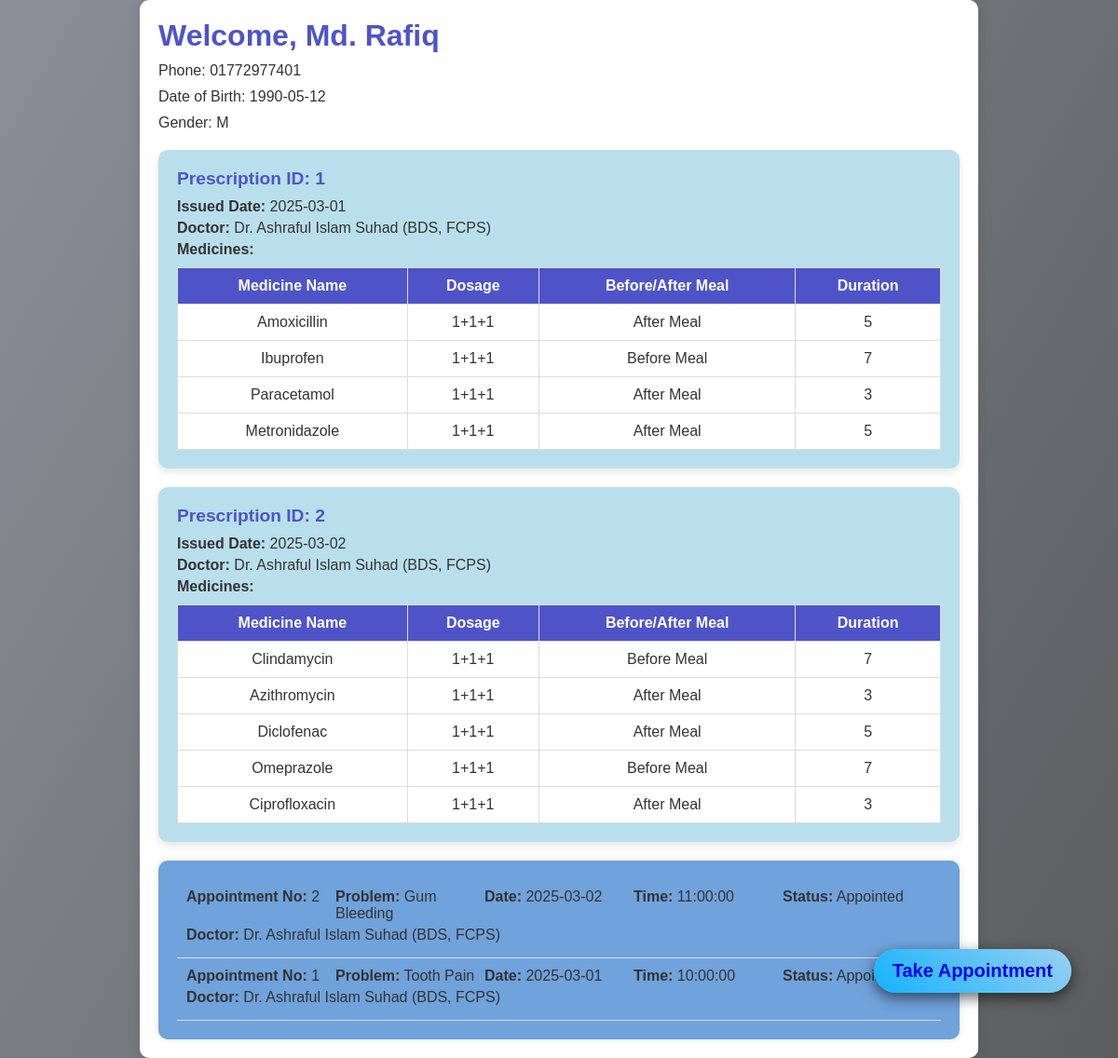
Page /patient/dash.php (signed in) on the committed database.
### tables this page shows
CREATE TABLE prescriptions (
    prescription_id INT PRIMARY KEY,
    cc VARCHAR(200) ,
    issued_date DATE NOT NULL,
    FOREIGN KEY (prescription_id) REFERENCES appointments(appointment_no) ON DELETE CASCADE
);

CREATE TABLE doctors (
    doctor_id INT AUTO_INCREMENT PRIMARY KEY,
    doctor_name VARCHAR(200) NOT NULL,
    doctor_email VARCHAR(200) NOT NULL UNIQUE,
    doctor_password VARCHAR(200) NOT NULL,
    mobile VARCHAR(15) NOT NULL,
    qualification VARCHAR(255) NOT NULL,
    registration_number VARCHAR(100) NOT NULL
);

CREATE TABLE prescribed_medicines (
    prescription_id INT,
    medicine_id INT,
    dosage VARCHAR(50), 
    before_after ENUM('Before Meal', 'After Meal') DEFAULT 'After Meal',
    duration VARCHAR(50),
    FOREIGN KEY (prescription_id) REFERENCES prescriptions(prescription_id) ON DELETE CASCADE,
    FOREIGN KEY (medicine_id) REFERENCES medicines(medicine_id) ON DELETE CASCADE
);

CREATE TABLE medicines (
    medicine_id INT AUTO_INCREMENT PRIMARY KEY,
    medicine_name VARCHAR(255) NOT NULL
);

CREATE TABLE appointments (
    appointment_no INT AUTO_INCREMENT PRIMARY KEY,
    patient_id INT NOT NULL,
    doctor_id INT NOT NULL,
    problem VARCHAR (200), 
    appointment_date DATE NOT NULL, 
    appointment_time TIME NOT NULL,
    status ENUM('Checkup', 'Appointed', 'Seen') DEFAULT 'Appointed',
    FOREIGN KEY (patient_id) REFERENCES patients(patient_id) ON DELETE CASCADE,
    FOREIGN KEY (doctor_id) REFERENCES doctors(doctor_id) ON DELETE CASCADE
);

### patient/dash.php (the view, shortened to what this page needs)
<!DOCTYPE html>
<html>
<head>
    <link rel="stylesheet" href="dash.css">
</head>
<body>
    <div class="dashboard-container">
        <?php
        include('../db_connect.php');
        if (isset($_SESSION['patient_id'])) {
            $patient_id = $_SESSION['patient_id'];
            echo "<h1>Welcome, " . $_SESSION['patient_name'] . "</h1>";
            echo "<p>Phone: " . $_SESSION['patient_phone'] . "</p>";
            echo "<p>Date of Birth: " . $_SESSION['patient_dob'] . "</p>";
            echo "<p>Gender: " . $_SESSION['patient_gender'] . "</p>";
            $prescription_ids_sql = "SELECT p.prescription_id, p.issued_date, d.doctor_name, d.qualification FROM prescriptions p JOIN appointments a ON p.prescription_id = a.appointment_no JOIN doctors d ON a.doctor_id = d.doctor_id WHERE a.patient_id = ?";
            $stmt = $conn->prepare($prescription_ids_sql);
            $stmt->bind_param("i", $patient_id);
            $stmt->execute();
            $prescriptions_result = $stmt->get_result();
            $all_prescriptions = [];
            while ($prescription = $prescriptions_result->fetch_assoc()) {
                $prescription_id = $prescription['prescription_id'];
                $medicines_sql = "SELECT m.medicine_name, pm.dosage, pm.before_after, pm.duration FROM prescribed_medicines pm JOIN medicines m ON pm.medicine_id = m.medicine_id WHERE pm.prescription_id = ?";
                $stmt_meds = $conn->prepare($medicines_sql);
                $stmt_meds->bind_param("i", $prescription_id);
                $stmt_meds->execute();
                $medicines_result = $stmt_meds->get_result();
                $medicines = [];
                while ($medicine = $medicines_result->fetch_assoc()) {
                    $medicines[] = $medicine;
                }
                $all_prescriptions[] = [
                    'prescription_id' => $prescription_id,
                    'issued_date' => $prescription['issued_date'],
                    'doctor_name' => $prescription['doctor_name'],
                    'qualification' => $prescription['qualification'],
                    'medicines' => $medicines
                ];
            }
            echo '<div class="prescription-info">';
            if (!empty($all_prescriptions)) {
                foreach ($all_prescriptions as $prescription) {
                    echo '<div class="prescription-card">';
                    echo '<h3>Prescription ID: ' . htmlspecialchars($prescription['prescription_id']) . '</h3>';
                    echo '<p><strong>Issued Date:</strong> ' . htmlspecialchars($prescription['issued_date']) . '</p>';
                    echo '<p><strong>Doctor:</strong> ' . htmlspecialchars($prescription['doctor_name']) . ' (' . htmlspecialchars($prescription['qualification']) . ')</p>';
                    echo '<h4>Medicines:</h4>';
                    if (!empty($prescription['medicines'])) {
                        echo '<table class="medicine-table"><thead><tr><th>Medicine Name</th><th>Dosage</th><th>Before/After Meal</th><th>Duration</th></tr></thead><tbody>';
                        foreach ($prescription['medicines'] as $medicine) {
                            echo '<tr><td>' . htmlspecialchars($medicine['medicine_name']) . '</td><td>' . htmlspecialchars($medicine['dosage']) . '</td><td>' . htmlspecialchars($medicine['before_after']) . '</td><td>' . htmlspecialchars($medicine['duration']) . '</td></tr>';
                        }
                        echo '</tbody></table>';
                    } else {
                        echo '<p>No medicines prescribed.</p>';
                    }
                    echo '</div>';
                }
            } else {
                echo '<p>No previous prescriptions found.</p>';
            }
            echo '</div>';
        } else {
            header("Location: ../index.html");
            exit();
        }
        if (isset($_SESSION['patient_id'])) {
            $patient_id = $_SESSION['patient_id'];
            $sql = "SELECT a.appointment_no, a.problem, a.appointment_date, a.appointment_time, a.status,
                d.doctor_name, d.qualification
                FROM appointments a
                JOIN doctors d ON a.doctor_id = d.doctor_id
                WHERE a.patient_id = ?
                ORDER BY a.appointment_no DESC";
            $stmt = $conn->prepare($sql);
            $stmt->bind_param("i", $patient_id);
            $stmt->execute();
            $result = $stmt->get_result();
            echo '<div class="appointments-container">';
            while ($appointment = $result->fetch_assoc()) {
                echo '<div class="appointment-row">';
                echo '<span><strong>Appointment No:</strong> ' . htmlspecialchars($appointment['appointment_no']) . '</span>';
                echo '<span><strong>Problem:</strong> ' . htmlspecialchars($appointment['problem']) . '</span>';
                echo '<span><strong>Date:</strong> ' . htmlspecialchars($appointment['appointment_date']) . '</span>';
                echo '<span><strong>Time:</strong> ' . htmlspecialchars($appointment['appointment_time']) . '</span>';
                echo '<span><strong>Status:</strong> ' . htmlspecialchars($appointment['status']) . '</span>';
                echo '<span><strong>Doctor:</strong> ' . htmlspecialchars($appointment['doctor_name']) . ' (' . htmlspecialchars($appointment['qualification']) . ')</span>';
                echo '</div>';
            }
            echo '</div>';
        } else {
            header("Location: ../index.html");
            exit();
        }
        ?>
        <div class="takeapp">
            <a href="appointment_form.php?patient_id=<?php echo $patient_id; ?>">Take Appointment</a>
        </div>
    </div>
</body>
</html>

### patient/dash.css (style rules this page uses)
* { margin: 0; padding: 0; box-sizing: border-box; font-family: Arial, sans-serif; }
body { background: linear-gradient(120deg, #8a8f98, #5b5d5e); color: #333; display: flex; justify-content: center; align-items: center; min-height: 100vh; }
.dashboard-container { background: #ffffff; padding: 20px; border-radius: 10px; box-shadow: 0px 0px 15px rgba(0, 0, 0, 0.1); width: 90%; max-width: 900px; }
h1 { font-size: 2rem; color: #4e54c8; margin-bottom: 10px; }
p { font-size: 1rem; margin-bottom: 10px; }
a { text-decoration: none; }
table { width: 100%; border-collapse: collapse; margin-top: 20px; background: #ffffff; }
th, td { padding: 12px; border-bottom: 1px solid #ddd; text-align: center; }
th { background-color: #2c3e50; color: #ffffff; }
.prescription-info { margin-top: 20px; }
.prescription-card { background: #b9dfed; padding: 20px; border-radius: 10px; box-shadow: 0px 4px 8px rgba(0, 0, 0, 0.1); margin-bottom: 20px; }
.prescription-card h3 { font-size: 1.2rem; color: #4e54c8; margin-bottom: 10px; }
.prescription-card p { font-size: 1rem; margin-bottom: 5px; }
.medicine-table { width: 100%; border-collapse: collapse; margin-top: 10px; }
.medicine-table th, .medicine-table td { padding: 10px; border: 1px solid #ddd; text-align: center; }
.medicine-table th { background-color: #4e54c8; color: #ffffff; }
.appointments-container { padding: 20px; background-color: #70a2db; border-radius: 10px; box-shadow: 0px 0px 10px rgba(0, 0, 0, 0.1); margin-top: 20px; }
.appointment-row { display: flex; flex-wrap: wrap; justify-content: space-between; padding: 10px; border-bottom: 1px solid #ddd; }
.appointment-row span { margin-bottom: 5px; flex: 1; min-width: 150px; }
.takeapp { position: fixed; bottom: 70px; right: 50px; padding: 12px 20px; font-size: 20px; font-weight: bold; background: linear-gradient(45deg, #14B3FE, #9ad0f2); color: white; border: none; border-radius: 5px; box-shadow: 0px 5px 15px rgba(0, 0, 0, 0.2); cursor: pointer; z-index: 1000; transition: all 0.3s ease-in-out; box-shadow: 0px 5px 15px rgba(0, 0, 0, 0.6); border-radius: 50px; }

### rows in the picture
prescriptions: prescription_id "1", issued_date "2025-03-01", doctors.doctor_name "Dr. Ashraful Islam Suhad", doctors.qualification "BDS, FCPS"
prescribed_medicines: medicine_id.medicine_name "Amoxicillin", dosage "1+1+1", before_after "After Meal", duration "5"
prescribed_medicines: medicine_id.medicine_name "Ibuprofen", dosage "1+1+1", before_after "Before Meal", duration "7"
prescribed_medicines: medicine_id.medicine_name "Paracetamol", dosage "1+1+1", before_after "After Meal", duration "3"
prescribed_medicines: medicine_id.medicine_name "Metronidazole", dosage "1+1+1", before_after "After Meal", duration "5"
prescriptions: prescription_id "2", issued_date "2025-03-02", doctors.doctor_name "Dr. Ashraful Islam Suhad", doctors.qualification "BDS, FCPS"
prescribed_medicines: medicine_id.medicine_name "Clindamycin", dosage "1+1+1", before_after "Before Meal", duration "7"
prescribed_medicines: medicine_id.medicine_name "Azithromycin", dosage "1+1+1", before_after "After Meal", duration "3"
prescribed_medicines: medicine_id.medicine_name "Diclofenac", dosage "1+1+1", before_after "After Meal", duration "5"
prescribed_medicines: medicine_id.medicine_name "Omeprazole", dosage "1+1+1", before_after "Before Meal", duration "7"
prescribed_medicines: medicine_id.medicine_name "Ciprofloxacin", dosage "1+1+1", before_after "After Meal", duration "3"
appointments: appointment_no "2", problem "Gum Bleeding", appointment_date "2025-03-02", appointment_time "11:00:00", status "Appointed", doctor.doctor_name "Dr. Ashraful Islam Suhad", doctor.qualification "BDS, FCPS"
appointments: appointment_no "1", problem "Tooth Pain", appointment_date "2025-03-01", appointment_time "10:00:00", status "Appointed", doctor.doctor_name "Dr. Ashraful Islam Suhad", doctor.qualification "BDS, FCPS"

### other values in the picture
$_SESSION['patient_name'] "Md. Rafiq"
$_SESSION['patient_phone'] "01772977401"
$_SESSION['patient_dob'] "1990-05-12"
$_SESSION['patient_gender'] "M"
